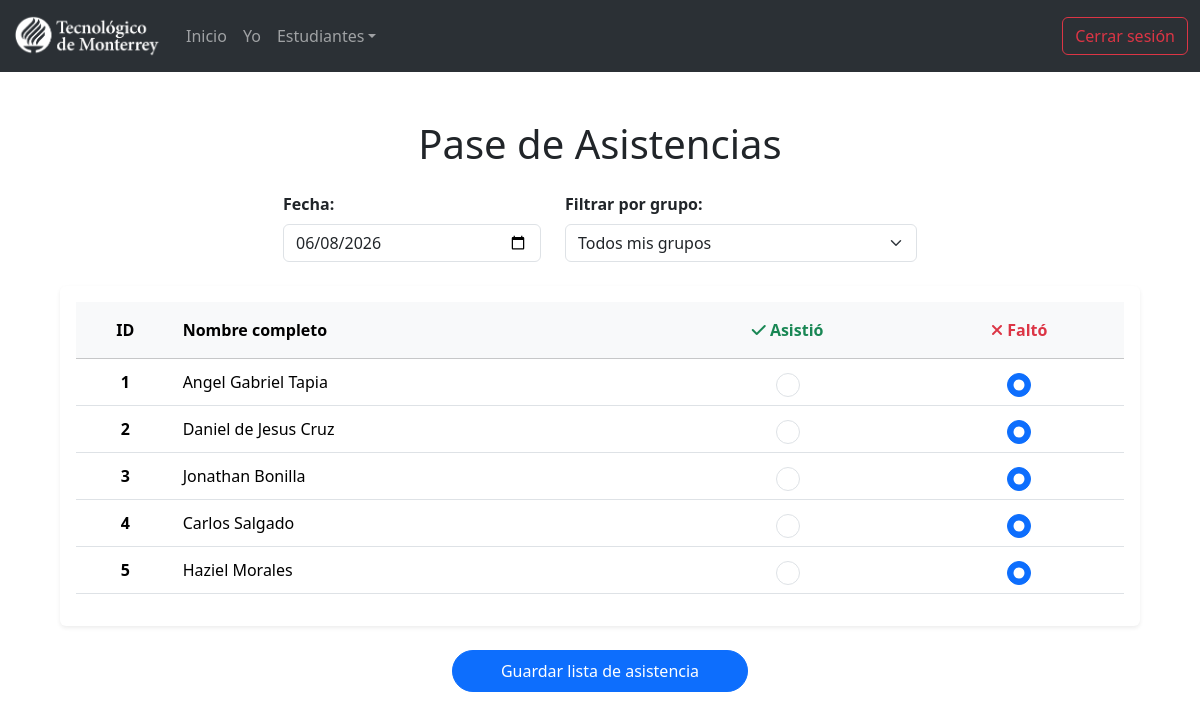
The app's page /view/teachers/attendances.php (signed in) with its own data.
### tables this page shows
CREATE TABLE IF NOT EXISTS students (
    id INT PRIMARY KEY AUTO_INCREMENT,
    full_name VARCHAR(45),
    curp VARCHAR(18), 
    phone_number VARCHAR(12) UNIQUE,
    user_id INT,
    FOREIGN KEY (user_id) REFERENCES users(id) ON DELETE CASCADE
);

### services/attendances/get_attendance_list.php (called while the page is built, shortened)
<?php
    include('../../api/conn.php');
    $userRole = $_SESSION['user_role'] ?? '';
    $teacherId = $_SESSION['teacher_id'] ?? null;
    $currentDate = $_GET['dateAttendance'] ?? date('Y-m-d');
    $filterGroupId = $_GET['group_id'] ?? '';
    $subjectId = 0;
    if ($userRole === 'TEACHER' && $teacherId) {
        $querySubject = "SELECT id FROM subjects WHERE teacher_id = ? LIMIT 1";
        $stmtSub = $conn->prepare($querySubject);
        $stmtSub->bind_param("i", $teacherId);
        $stmtSub->execute();
        $resSub = $stmtSub->get_result()->fetch_assoc();
        $subjectId = $resSub['id'] ?? 0;
    }
    $attendanceId = 0;
    if ($subjectId > 0) {
        $queryAttendance = "SELECT id FROM attendances WHERE att_date = ? AND subject_id = ? LIMIT 1";
        $stmtAtt = $conn->prepare($queryAttendance);
        $stmtAtt->bind_param("si", $currentDate, $subjectId);
        $stmtAtt->execute();
        $resAtt = $stmtAtt->get_result()->fetch_assoc();
        $attendanceId = $resAtt['id'] ?? 0;
    }
    $queryStudents = "SELECT s.id, s.full_name, IFNULL(ad.status, 0) as status
                    FROM students s
                    INNER JOIN groups_students gs ON s.id = gs.student_id
                    LEFT JOIN attendances_details ad ON s.id = ad.student_id AND ad.attendance_id = ?";
    if (!empty($filterGroupId)) {
        $queryStudents .= " WHERE gs.group_id = ?";
        $stmt = $conn->prepare($queryStudents);
        $stmt->bind_param("ii", $attendanceId, $filterGroupId);
    } else {
        if ($userRole === 'TEACHER') {
            $queryStudents .= " INNER JOIN groups g ON gs.group_id = g.id WHERE g.teacher_id = ?";
            $stmt = $conn->prepare($queryStudents);
            $stmt->bind_param("ii", $attendanceId, $teacherId);
        } else {
            $stmt = $conn->prepare($queryStudents);
            $stmt->bind_param("i", $attendanceId);
        }
    }
    $stmt->execute();
    $studentsList = $stmt->get_result()->fetch_all(MYSQLI_ASSOC);
?>

### view/teachers/attendances.php (the view, shortened to what this page needs)
<?php
include("../../services/attendances/get_attendance_list.php");
?>
<!DOCTYPE html>
<html lang="es-MX">
  <head>
    <link href="https://cdn.jsdelivr.net/npm/bootstrap@5.3.8/dist/css/bootstrap.min.css" rel="stylesheet">
    <link href="https://getbootstrap.com/docs/5.3/assets/css/docs.css" rel="stylesheet">
    <link href="https://cdnjs.cloudflare.com/ajax/libs/font-awesome/6.4.0/css/all.min.css" rel="stylesheet">
  </head>
  <body>
    <nav class="navbar navbar-expand-lg bg-body-tertiary" data-bs-theme="dark">
      <div class="container-fluid">
        <a class="navbar-brand" href="home.php">
            <img src="../../assets/logo-transparent-white.png" alt="Logo" width="150" height="auto">
        </a>
        <div class="collapse navbar-collapse" id="navbarSupportedContent">
          <ul class="navbar-nav me-auto mb-2 mb-lg-0">
            <li class="nav-item"><a class="nav-link" href="home.php">Inicio</a></li>
            <li class="nav-item"><a class="nav-link" href="me.php">Yo</a></li>
            <li class="nav-item dropdown">
              <a class="nav-link dropdown-toggle" href="#" role="button" data-bs-toggle="dropdown">Estudiantes</a>
            </li>
          </ul>
          <ul class="nav justify-content-end">
            <li class="nav-item"><a class="btn btn-outline-danger" href="../../services/logout.php">Cerrar sesión</a></li>
          </ul>
        </div>
      </div>
    </nav>
    <div class="body-container w-100 text-center py-5 m-auto p-5 border-5">
      <h1>Pase de Asistencias</h1>
      <form action="" method="GET" class="mb-4 mt-4 row justify-content-center align-items-end">
        <div class="col-md-3 text-start">
            <label class="form-label fw-bold">Fecha:</label>
            <input type="date" class="form-control" id="dateAttendance" name="dateAttendance" value="<?= htmlspecialchars($currentDate) ?>" required onchange="this.form.submit()">
        </div>
        <div class="col-md-4 text-start">
            <label class="form-label fw-bold">Filtrar por grupo:</label>
            <select class="form-select" name="group_id" onchange="this.form.submit()">
                <option value="">Todos mis grupos</option>
            </select>
        </div>
      </form>
      <form action="../../services/attendances/save_attendances.php" method="POST">
        <div class="container">
          <div class="card border-0 shadow-sm">
            <div class="card-body">
              <div class="table-responsive">
                <table class="table">
                  <thead class="table-light text-secondary">
                    <tr>
                      <th scope="col" class="py-3">ID</th>
                      <th scope="col" class="py-3 text-start">Nombre completo</th>
                      <th scope="col" class="py-3 text-center text-success"><i class="fas fa-check"></i> Asistió</th>
                      <th scope="col" class="py-3 text-center text-danger"><i class="fas fa-times"></i> Faltó</th>
                    </tr>
                  </thead>
                  <tbody>
                    <?php if (empty($studentsList)): ?>
                        <tr>
                            <td colspan="4" class="text-center py-4 text-muted">No hay alumnos para mostrar. Selecciona un grupo.</td>
                        </tr>
                    <?php else: ?>
                        <?php foreach ($studentsList as $row): ?>
                        <tr>
                            <td class="fw-bold align-middle"><?= htmlspecialchars($row['id']) ?></td>
                            <td class="text-start align-middle"><?= htmlspecialchars($row['full_name']) ?></td>
                            <td class="text-center align-middle">
                                <input class="form-check-input fs-4" type="radio" name="alumno_<?= $row['id'] ?>" value="1" <?= $row['status'] == 1 ? 'checked' : '' ?> required />
                            </td>
                            <td class="text-center align-middle">
                                <input class="form-check-input fs-4" type="radio" name="alumno_<?= $row['id'] ?>" value="0" <?= $row['status'] == 0 ? 'checked' : '' ?> />
                            </td>
                        </tr>
                        <?php endforeach; ?>
                    <?php endif; ?>
                  </tbody>
                </table>
              </div>
            </div>
          </div>
        </div>
        <button type="submit" class="btn btn-primary mt-4 px-5 py-2 rounded-pill">Guardar lista de asistencia</button>
      </form>
    </div>
  </body>
</html>

### records on screen
students: id "1", full_name "Angel Gabriel Tapia"
students: id "2", full_name "Daniel de Jesus Cruz"
students: id "3", full_name "Jonathan Bonilla"
students: id "4", full_name "Carlos Salgado"
students: id "5", full_name "Haziel Morales"
